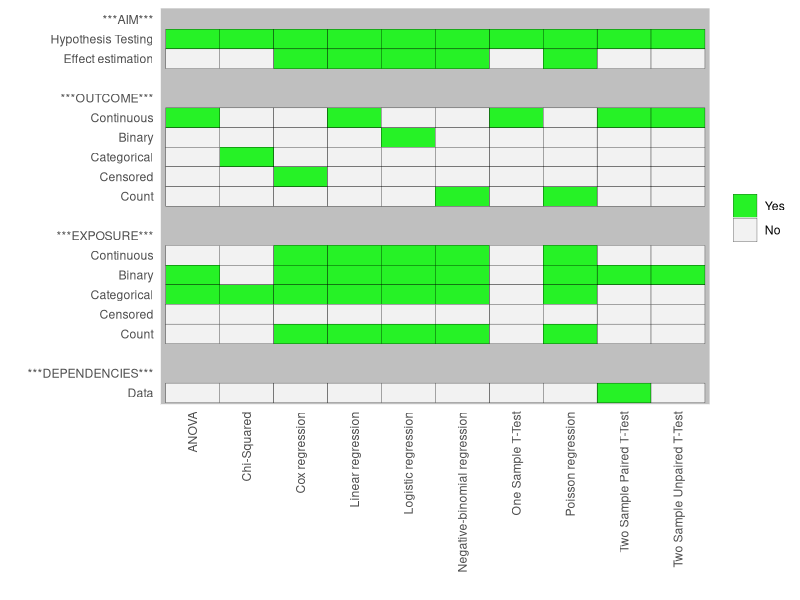

Recreate this plot in R.
## ---- chunk 1
library(data.table)
library(ggplot2)
data <- vector("list",100)
data[[1]] <- data.frame(
  "Method"="Chi-Squared",
  
  "***AIM***"=" ",
  "Hypothesis Testing"="Yes",
  "Effect estimation"="No",
  
  " "=" ",
  "***OUTCOME***"=" ",
  "Continuous"="No",
  "Binary"="No",
  "Categorical"="Yes",
  "Censored"="No",
  "Count"="No",
  
  "  "=" ",
  "***EXPOSURE***"=" ",
  "Continuous"="No",
  "Binary"="No",
  "Categorical"="Yes",
  "Censored"="No",
  "Count"="No",
  
  "   "=" ",
  "***DEPENDENCIES***"=" ",
  "Data"="No"
  )

data[[2]] <- data.frame(
  "Method"="One Sample T-Test",
  
  "***AIM***"=" ",
  "Hypothesis Testing"="Yes",
  "Effect estimation"="No",
  
  " "=" ",
  "***OUTCOME***"=" ",
  "Continuous"="Yes",
  "Binary"="No",
  "Categorical"="No",
  "Censored"="No",
  "Count"="No",
  
  "  "=" ",
  "***EXPOSURE***"=" ",
  "Continuous"="No",
  "Binary"="No",
  "Categorical"="No",
  "Censored"="No",
  "Count"="No",
  
  "   "=" ",
  "***DEPENDENCIES***"=" ",
  "Data"="No"
  )

data[[3]] <- data.frame(
  "Method"="Two Sample Paired T-Test",
  
  "***AIM***"=" ",
  "Hypothesis Testing"="Yes",
  "Effect estimation"="No",
  
  " "=" ",
  "***OUTCOME***"=" ",
  "Continuous"="Yes",
  "Binary"="No",
  "Categorical"="No",
  "Censored"="No",
  "Count"="No",
  
  "  "=" ",
  "***EXPOSURE***"=" ",
  "Continuous"="No",
  "Binary"="Yes",
  "Categorical"="No",
  "Censored"="No",
  "Count"="No",
  
  "   "=" ",
  "***DEPENDENCIES***"=" ",
  "Data"="Yes"
  )

data[[4]] <- data.frame(
  "Method"="Two Sample Unpaired T-Test",
  
  "***AIM***"=" ",
  "Hypothesis Testing"="Yes",
  "Effect estimation"="No",
  
  " "=" ",
  "***OUTCOME***"=" ",
  "Continuous"="Yes",
  "Binary"="No",
  "Categorical"="No",
  "Censored"="No",
  "Count"="No",
  
  "  "=" ",
  "***EXPOSURE***"=" ",
  "Continuous"="No",
  "Binary"="Yes",
  "Categorical"="No",
  "Censored"="No",
  "Count"="No",
  
  "   "=" ",
  "***DEPENDENCIES***"=" ",
  "Data"="No"
  )

data[[5]] <- data.frame(
  "Method"="ANOVA",
  
  "***AIM***"=" ",
  "Hypothesis Testing"="Yes",
  "Effect estimation"="No",
  
  " "=" ",
  "***OUTCOME***"=" ",
  "Continuous"="Yes",
  "Binary"="No",
  "Categorical"="No",
  "Censored"="No",
  "Count"="No",
  
  "  "=" ",
  "***EXPOSURE***"=" ",
  "Continuous"="No",
  "Binary"="Yes",
  "Categorical"="Yes",
  "Censored"="No",
  "Count"="No",
  
  "   "=" ",
  "***DEPENDENCIES***"=" ",
  "Data"="No"
  )

data[[6]] <- data.frame(
  "Method"="Linear regression",
  
  "***AIM***"=" ",
  "Hypothesis Testing"="Yes",
  "Effect estimation"="Yes",
  
  " "=" ",
  "***OUTCOME***"=" ",
  "Continuous"="Yes",
  "Binary"="No",
  "Categorical"="No",
  "Censored"="No",
  "Count"="No",
  
  "  "=" ",
  "***EXPOSURE***"=" ",
  "Continuous"="Yes",
  "Binary"="Yes",
  "Categorical"="Yes",
  "Censored"="No",
  "Count"="Yes",
  
  "   "=" ",
  "***DEPENDENCIES***"=" ",
  "Data"="No"
  )

data[[7]] <- data.frame(
  "Method"="Logistic regression",
  
  "***AIM***"=" ",
  "Hypothesis Testing"="Yes",
  "Effect estimation"="Yes",
  
  " "=" ",
  "***OUTCOME***"=" ",
  "Continuous"="No",
  "Binary"="Yes",
  "Categorical"="No",
  "Censored"="No",
  "Count"="No",
  
  "  "=" ",
  "***EXPOSURE***"=" ",
  "Continuous"="Yes",
  "Binary"="Yes",
  "Categorical"="Yes",
  "Censored"="No",
  "Count"="Yes",
  
  "   "=" ",
  "***DEPENDENCIES***"=" ",
  "Data"="No"
  )

data[[8]] <- data.frame(
  "Method"="Poisson regression",
  
  "***AIM***"=" ",
  "Hypothesis Testing"="Yes",
  "Effect estimation"="Yes",
  
  " "=" ",
  "***OUTCOME***"=" ",
  "Continuous"="No",
  "Binary"="No",
  "Categorical"="No",
  "Censored"="No",
  "Count"="Yes",
  
  "  "=" ",
  "***EXPOSURE***"=" ",
  "Continuous"="Yes",
  "Binary"="Yes",
  "Categorical"="Yes",
  "Censored"="No",
  "Count"="Yes",
  
  "   "=" ",
  "***DEPENDENCIES***"=" ",
  "Data"="No"
  )

data[[9]] <- data.frame(
  "Method"="Negative-binomial regression",
  
  "***AIM***"=" ",
  "Hypothesis Testing"="Yes",
  "Effect estimation"="Yes",
  
  " "=" ",
  "***OUTCOME***"=" ",
  "Continuous"="No",
  "Binary"="No",
  "Categorical"="No",
  "Censored"="No",
  "Count"="Yes",
  
  "  "=" ",
  "***EXPOSURE***"=" ",
  "Continuous"="Yes",
  "Binary"="Yes",
  "Categorical"="Yes",
  "Censored"="No",
  "Count"="Yes",
  
  "   "=" ",
  "***DEPENDENCIES***"=" ",
  "Data - Dependencies"="No"
  )

data[[10]] <- data.frame(
  "Method"="Cox regression",
  
  "***AIM***"=" ",
  "Hypothesis Testing"="Yes",
  "Effect estimation"="Yes",
  
  " "=" ",
  "***OUTCOME***"=" ",
  "Continuous"="No",
  "Binary"="No",
  "Categorical"="No",
  "Censored"="Yes",
  "Count"="No",
  
  "  "=" ",
  "***EXPOSURE***"=" ",
  "Continuous"="Yes",
  "Binary"="Yes",
  "Categorical"="Yes",
  "Censored"="No",
  "Count"="Yes",
  
  "   "=" ",
  "***DEPENDENCIES***"=" ",
  "***DEPENDENCIES***"="No"
  )

data <- rbindlist(data)
variableNames <- c(
  "Method",
  "***AIM***",
  "Hypothesis Testing",
  "Effect estimation",
  " ",
  "***OUTCOME***",
  "Continuous",
  "Binary",
  "Categorical",
  "Censored",
  "Count",
  "  ",
  "***EXPOSURE***",
  " Continuous",
  " Binary",
  " Categorical",
  " Censored",
  " Count",
  "   ",
  "***DEPENDENCIES***",
  "Data")
setnames(data,variableNames)
data <- melt.data.table(data,id=c("Method"),variable.factor = FALSE)
data[,variable:=factor(variable,levels=rev(variableNames))]
data[,value:=factor(value,levels=c("Yes","No"," "))]

q <- ggplot(data,aes(x=Method,y=variable))
q <- q + geom_tile(alpha=0)
q <- q + geom_tile(data=data[value!=" "],alpha=0.8,aes(fill=value),colour="black")
q <- q + scale_x_discrete("")
q <- q + scale_y_discrete("")
q <- q + scale_fill_manual("",values=c("green","white"))
q <- q + theme(axis.text.x= element_text(angle=90,hjust=1,vjust=0.5))
q <- q + theme(panel.background = element_rect(fill = "gray75", colour = "white"))
q <- q + theme(panel.grid.major = element_blank())
q <- q + theme(axis.ticks=element_blank())
q
